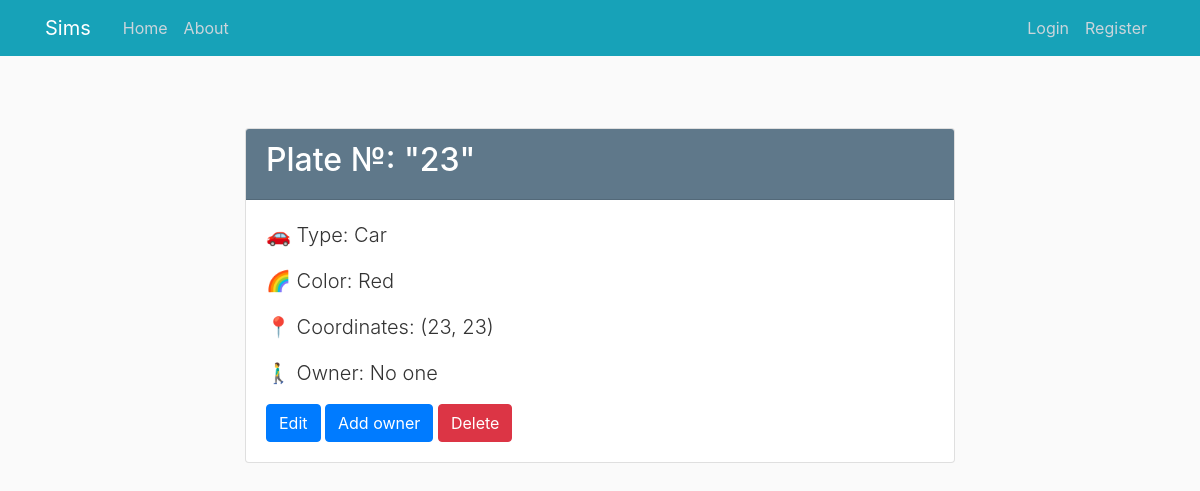
Page /vehicle/1 on the earlier database version.
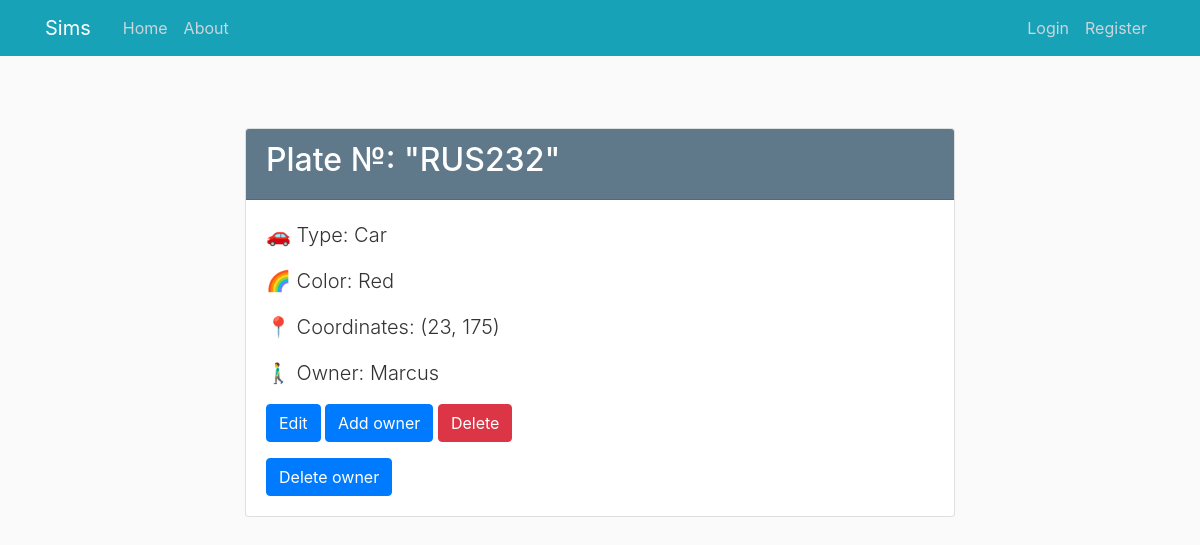
Same page on the later database version.
### sims/models.py (models this page shows, shortened)
class Vehicle(db.Model):
    id = db.Column(db.Integer, primary_key=True)
    plate = db.Column(db.String(30), nullable=False)
    type = db.Column(db.Enum(VehicleType), nullable=False)
    color = db.Column(db.Enum(Color), nullable=False)
    x_coordinate = db.Column(db.Integer, nullable=False, default=0)
    y_coordinate = db.Column(db.Integer, nullable=False, default=0)
    human_id = db.Column(db.Integer, db.ForeignKey('human.id'))

class Human(db.Model):
    id = db.Column(db.Integer, primary_key=True)
    name = db.Column(db.String(100), nullable=False)
    surname = db.Column(db.String(100), nullable=False)
    gender = db.Column(db.Enum(Gender), nullable=False)
    age = db.Column(db.Integer, nullable=False)
    job = db.Column(db.Enum(Job), default=Job.UNEMPLOYED)
    x_coordinate = db.Column(db.Integer, nullable=False, default=0)
    y_coordinate = db.Column(db.Integer, nullable=False, default=0)
    family_id = db.Column(db.Integer, db.ForeignKey('family.id'))
    plumbob = db.Column(db.Enum(Plumbob), default=Plumbob.GREEN)

### sims/vehicles/routes.py (the view)
@vehicles.route("/vehicle/<int:vehicle_id>")
def vehicle(vehicle_id):
    vehicle = Vehicle.query.get_or_404(vehicle_id)
    human = Human.query.get(vehicle.human_id)
    return render_template('vehicles/vehicle.html', vehicle=vehicle, human=human)

### sims/templates/vehicles/vehicle.html (shortened to what this page needs)
{% extends "layout.html" %}
{% block content %}
    <div class="container mt-5">
        <div class="row justify-content-center">
            <div class="col-md-8">
                <div class="card">
                    <div class="card-header bg-steel text-white">
                        <h2 class="text-white">Plate №: "{{ vehicle.plate }}"</h2>
                    </div>
                    <div class="card-body">
                        <p class="lead">🚗 Type: {{ vehicle.type.value }}</p>
                        <p class="lead">🌈 Color: {{ vehicle.color.value }}</p>
                        <p class="lead">📍 Coordinates: ({{ vehicle.x_coordinate }}, {{ vehicle.y_coordinate }})</p>
                        {% if human %}
                            <p class="lead">🚶‍♂️ Owner: {{ human.name }}</p>
                        {% else %}
                            <p class="lead">🚶‍♂️ Owner: No one</p>
                        {% endif %}
                        <div class="mt-3">
                            <a href="{{ url_for('vehicles.update_vehicle', vehicle_id=vehicle.id) }}" class="btn btn-primary">Edit</a>
                            <a href="{{ url_for('humans.humans_vehicle', vehicle_id=vehicle.id) }}"
                               class="btn btn-primary">Add owner</a>
                            <button class="btn btn-danger" id="deleteBtn" data-toggle="modal"
                                    data-target="#deleteModal">Delete
                            </button>
                            {% if human %}
                                <form class="mt-3"
                                      action="{{ url_for('vehicles.vehicle_delete_human', vehicle_id=vehicle.id) }}"
                                      method="POST">
                                    <input class="btn btn-primary" type="submit" value="Delete owner">
                                </form>
                            {% endif %}
                        </div>
                    </div>
                </div>
            </div>
        </div>
    </div>
{% endblock content %}

Differences in the rows shown:
changed Vehicle "Car": plate "23" → "RUS232"; y_coordinate "23" → "175"
added Human: name "Marcus"
Other differences:
form field value: (not shown) → "Delete owner"
text no longer shown: "🚶‍♂️ Owner: No one"
text now shown: "🚶‍♂️ Owner:"
